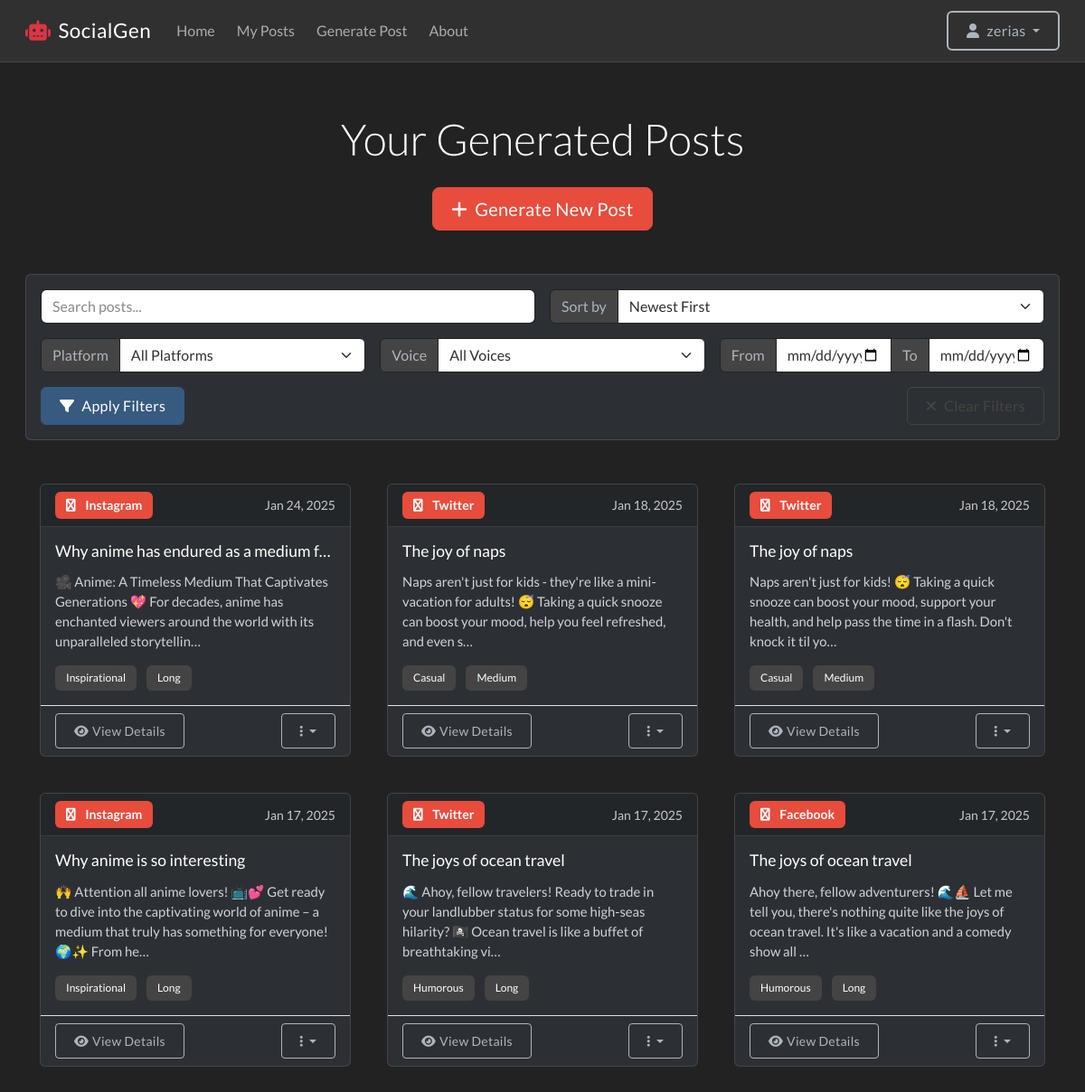
Page /generator/ (signed in) on the earlier database version.
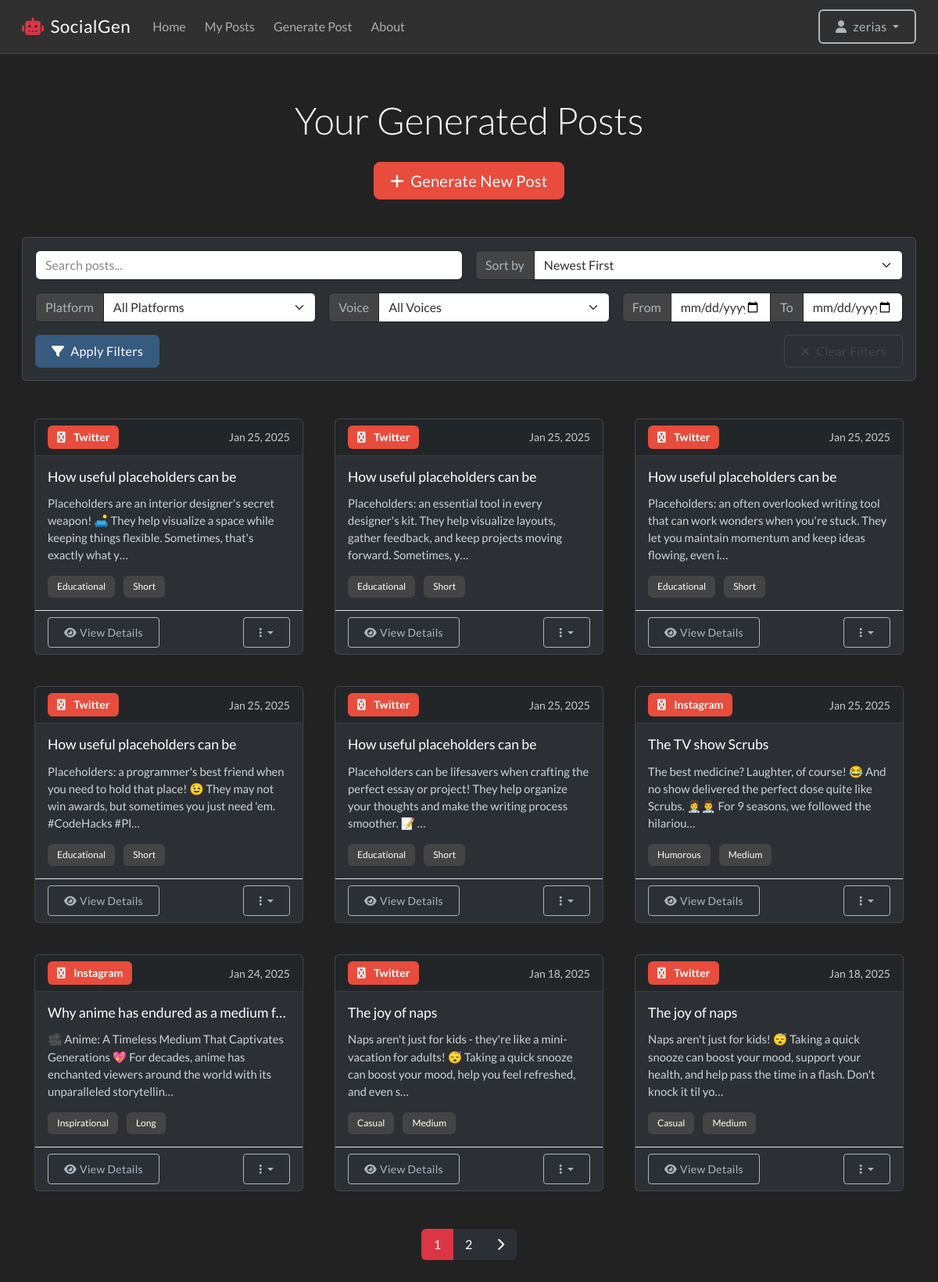
Same page on the later database version.
### generator/models.py (models this page shows, shortened)
class GeneratedPost(models.Model):
    user = models.ForeignKey(User, on_delete=models.CASCADE)
    created_on = models.DateTimeField(auto_now_add=True)
    content = models.TextField()
    PLATFORM_CHOICES = [
        ('LI', 'LinkedIn'),
        ('TW', 'Twitter'),
        ('IG', 'Instagram'),
        ('FB', 'Facebook'),
    ]
    platform = models.CharField(max_length=2, choices=PLATFORM_CHOICES)
    VOICE_CHOICES = [
        ('PRO', 'Professional'),
        ('CAS', 'Casual'),
        ('HUM', 'Humorous'),
        ('EDU', 'Educational'),
        ('INS', 'Inspirational'),
    ]
    brand_voice = models.CharField(max_length=3, choices=VOICE_CHOICES)
    target_audience = models.TextField()
    content_topic = models.TextField()
    call_to_action = models.CharField(max_length=25, blank =True)
    key_points = models.TextField()
    LENGTH_CHOICES = [
        ('S', 'Short'),
        ('M', 'Medium'),
        ('L', 'Long'),
    ]
    post_length = models.CharField(max_length=1, choices=LENGTH_CHOICES)
    ai_response = models.JSONField(null=True, blank=True)
    class Meta:
        ordering = ['created_on']

### generator/views.py (the view)
# urls.py: path('', views.PostListView.as_view(), name='post-list'),
class PostListView(LoginRequiredMixin, ListView):
    template_name = "generator/post_list.html"
    model = GeneratedPost
    context_object_name = "post_list"
    paginate_by = 9
    def get_queryset(self):
        queryset = GeneratedPost.objects.filter(user=self.request.user)
        search_query = self.request.GET.get('search', '')
        if search_query:
            queryset = queryset.filter(
                Q(content_topic__icontains=search_query) |
                Q(content__icontains=search_query) |
                Q(key_points__icontains=search_query)
            )
        platform = self.request.GET.get('platform', '')
        if platform:
            queryset = queryset.filter(platform=platform)
        voice = self.request.GET.get('voice', '')
        if voice:
            queryset = queryset.filter(brand_voice=voice)
        date_from = self.request.GET.get('date_from', '')
        date_to = self.request.GET.get('date_to', '')
        if date_from:
            queryset = queryset.filter(created_on__gte=date_from)
        if date_to:
            queryset = queryset.filter(created_on__lte=date_to)
        sort_by = self.request.GET.get('sort', '-created_on')
        queryset = queryset.order_by(sort_by)
        return queryset
    def get_context_data(self, **kwargs):
        context = super().get_context_data(**kwargs)
        context['search_form'] = SearchFilterForm(self.request.GET)
        return context

### templates/generator/post_list.html (shortened to what the changed rows need)
{% extends 'base.html' %}
{% load static %}
{% block css %}
<link rel="stylesheet" href="{% static 'css/posts.css' %}">
{% endblock %}
{% block content %}
<div class="posts-container">
    <div class="section-header text-center mb-5">
        <h1 class="display-5">Your Generated Posts</h1>
    </div>
    <div class="posts-grid">
        {% if post_list %}
            {% for post in post_list %}
                <div class="post-card">
                    <div class="card h-100">
                        <div class="card-header d-flex justify-content-between align-items-center">
                            <span class="platform-badge badge bg-danger">
                                <i class="fas fa-{{ post.get_platform_display|lower }}"></i>
                                {{ post.get_platform_display }}
                            </span>
                            <small class="text-muted">{{ post.created_on|date:"M d, Y" }}</small>
                        </div>
                        <div class="card-body d-flex flex-column">
                            <div class="post-content flex-grow-1">
                                <h5 class="card-title text-truncate">{{ post.content_topic }}</h5>
                                <p class="card-text">{{ post.content|truncatechars:150 }}</p>
                            </div>
                            <div class="post-meta mt-3">
                                <span class="badge bg-secondary me-2">{{ post.get_brand_voice_display }}</span>
                                <span class="badge bg-secondary">{{ post.get_post_length_display }}</span>
                            </div>
                        </div>
                        <div class="card-footer bg-transparent border-top">
                            <div class="d-flex justify-content-between align-items-center">
                                <a href="{% url 'generator:post-detail' post.pk %}" class="btn btn-outline-light btn-sm">
                                    <i class="fas fa-eye me-1"></i>View Details
                                </a>
                                <div class="dropdown">
                                    <button class="btn btn-outline-light btn-sm dropdown-toggle" type="button"
                                            data-bs-toggle="dropdown" aria-expanded="false">
                                        <i class="fas fa-ellipsis-v"></i>
                                    </button>
                                </div>
                            </div>
                        </div>
                    </div>
                </div>
            {% endfor %}
        {% else %}
            <div class="no-posts text-center">
                <i class="fas fa-file-alt empty-icon mb-3"></i>
                <h3>No Posts Yet</h3>
                <p class="text-muted">Get started by generating your first social media post!</p>
            </div>
        {% endif %}
    </div>
    {% if is_paginated %}
        <nav aria-label="Page navigation" class="pagination-container mt-5">
            <ul class="pagination justify-content-center">
                {% for num in page_obj.paginator.page_range %}
                    <li class="page-item {% if page_obj.number == num %}active{% endif %}">
                        <a class="page-link" href="?page={{ num }}">{{ num }}</a>
                    </li>
                {% endfor %}
                {% if page_obj.has_next %}
                    <li class="page-item">
                        <a class="page-link" href="?page={{ page_obj.next_page_number }}">
                            <i class="fas fa-chevron-right"></i>
                        </a>
                    </li>
                {% endif %}
            </ul>
        </nav>
    {% endif %}
</div>
{% endblock %}

Differences in the rows shown:
no longer on this page (row unchanged): GeneratedPost: platform "Instagram", created_on "Jan 17, 2025", content_topic "Why anime is so interesting", content "🙌 Attention all anime lovers! 📺💕 Get ready to dive into the captivating world of anime – a medium that truly has something for everyone! 🌍✨ From he…", brand_voice "Inspirational", post_length "Long"
removed GeneratedPost: platform "Twitter", created_on "Jan 17, 2025", content_topic "The joys of ocean travel", content "🌊 Ahoy, fellow travelers! Ready to trade in your landlubber status for some high-seas hilarity? 🏴‍☠️ Ocean travel is like a buffet of breathtaking vi…", brand_voice "Humorous", post_length "Long"
no longer on this page (row unchanged): GeneratedPost: platform "Facebook", created_on "Jan 17, 2025", content_topic "The joys of ocean travel", content "Ahoy there, fellow adventurers! 🌊⛵️ Let me tell you, there's nothing quite like the joys of ocean travel. It's like a vacation and a comedy show all …", brand_voice "Humorous", post_length "Long"
added GeneratedPost: platform "Twitter", created_on "Jan 25, 2025", content_topic "How useful placeholders can be", content "Placeholders are an interior designer's secret weapon! 🛋️ They help visualize a space while keeping things flexible. Sometimes, that's exactly what y…", brand_voice "Educational", post_length "Short"
added GeneratedPost: platform "Twitter", created_on "Jan 25, 2025", content_topic "How useful placeholders can be", content "Placeholders: an essential tool in every designer's kit. They help visualize layouts, gather feedback, and keep projects moving forward. Sometimes, y…", brand_voice "Educational", post_length "Short"
added GeneratedPost: platform "Twitter", created_on "Jan 25, 2025", content_topic "How useful placeholders can be", content "Placeholders: an often overlooked writing tool that can work wonders when you're stuck. They let you maintain momentum and keep ideas flowing, even i…", brand_voice "Educational", post_length "Short"
added GeneratedPost: platform "Twitter", created_on "Jan 25, 2025", content_topic "How useful placeholders can be", content "Placeholders: a programmer's best friend when you need to hold that place! 😉 They may not win awards, but sometimes you just need 'em. #CodeHacks #Pl…", brand_voice "Educational", post_length "Short"
added GeneratedPost: platform "Twitter", created_on "Jan 25, 2025", content_topic "How useful placeholders can be", content "Placeholders can be lifesavers when crafting the perfect essay or project! They help organize your thoughts and make the writing process smoother. 📝 …", brand_voice "Educational", post_length "Short"
added GeneratedPost: platform "Instagram", created_on "Jan 25, 2025", content_topic "The TV show Scrubs", content "The best medicine? Laughter, of course! 😂 And no show delivered the perfect dose quite like Scrubs. 👩‍⚕️👨‍⚕️ For 9 seasons, we followed the hilariou…", brand_voice "Humorous", post_length "Medium"
Other differences:
new list line: "1"
new list line: "2"
